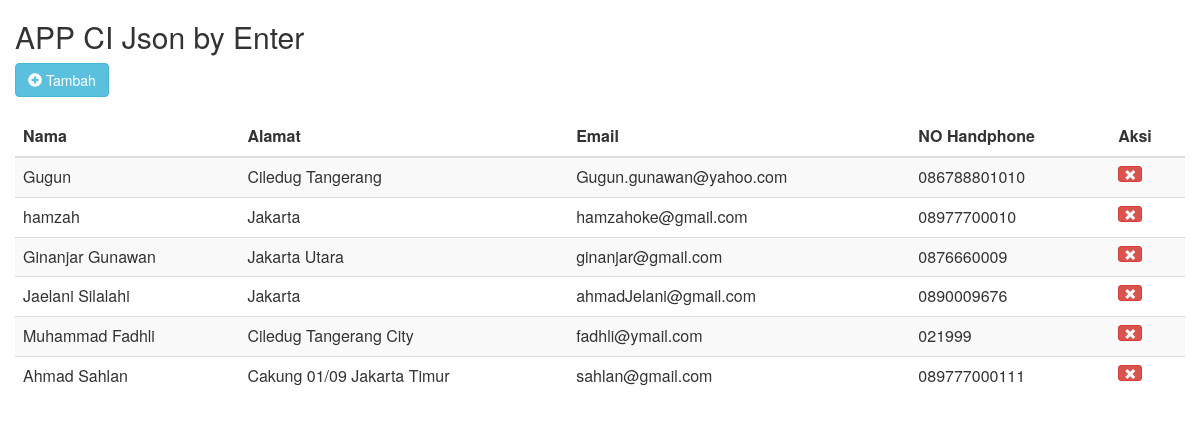
The page / on the database its author committed.
### tables this page shows
CREATE TABLE `alamat` (
  `id` int(11) NOT NULL,
  `nama` varchar(100) NOT NULL,
  `alamat` varchar(100) NOT NULL,
  `email` varchar(100) NOT NULL,
  `nope` varchar(50) NOT NULL
);

### application/controllers/Alamat.php (called while the page is built, shortened)
<?php
class Alamat extends CI_Controller {
	public function __construct(){
		$this->load->model('M_Alamat');
	}
	public function index(){
		$data['data_diri']=$this->M_Alamat->tampil();
		$this->load->view('v_Alamat', $data);
	}
}

### index.php (called while the page is built, shortened)
<?php
require_once BASEPATH.'core/CodeIgniter.php';

### application/models/M_Alamat.php (called while the page is built, shortened)
<?php
class M_Alamat extends CI_Model {
	public function tampil(){
		$this->db->order_by("id", "desc");
		$query=$this->db->get("alamat");
		return $query->result_array();
	}
}

### application/views/v_Alamat.php (the view, shortened to what this page needs)
<html>
<head>
<link rel="stylesheet" type="text/css" href="<?php echo base_url('assets/bootstrap/css/bootstrap.min.css'); ?>">
<link rel="stylesheet" type="text/css" href="<?php echo base_url('assets/sweetalert/sweetalert.css'); ?>">
</head>
<body>
<div class="container">
	<div class="row">
		<div class="cols-md-6">
		<h2>APP CI Json by Enter</h2>
		<button class='btn btn-info' id='add-data'><i class='glyphicon glyphicon-plus-sign'></i> Tambah </button><br><br>
		<table id="table-data" class="table table-striped">
		<thead>
			<tr>
				<th>Nama</th>
				<th>Alamat</th>
				<th>Email</th>
				<th>NO Handphone</th>
				<th>Aksi</th>
			</tr>
			</thead>
			<tbody id="table-body">
			<?php
			foreach ($data_diri as $v) {
				echo "<tr data-id='$v[id]'>
								<td>
										<span class='span-nama caption' data-id='$v[id]'>$v[nama]</span>
										<input type='text' class='field-nama form-control editor' value='$v[nama]' data-id='$v[id]' />
								</td>
								<td>
										<span class='span-alamat caption' data-id='$v[id]'>$v[alamat]</span>
										<input type='text' class='field-alamat form-control editor' value='$v[alamat]' data-id='$v[id]' />
								</td>
								<td>
										<span class='span-email caption' data-id='$v[id]'>$v[email]</span>
										<input type='text' class='field-email form-control editor' value='$v[email]' data-id='$v[id]' />
								</td>
								<td>
										<span class='span-nope caption' data-id='$v[id]'>$v[nope]</span>
										<input type='text' class='field-nope form-control editor' value='$v[nope]' data-id='$v[id]' />
								</td>
								<td><button class='btn btn-xs btn-danger hapus-alamat' data-id='$v[id]'><i class='glyphicon glyphicon-remove'></i></button></td>
							</tr>";
			}
			?>
			</tbody>
		</table>
		</div>
	</div>
</div>
</body>
</html>

### application/views/v_Alamat.php (style rules this page uses)
td { cursor: pointer; }

### rows shown on the page
alamat: nama "Gugun", alamat "Ciledug Tangerang", email "Gugun.gunawan@yahoo.com", nope "086788801010"
alamat: nama "hamzah", alamat "Jakarta", email "hamzahoke@gmail.com", nope "08977700010"
alamat: nama "Ginanjar Gunawan", alamat "Jakarta Utara", email "ginanjar@gmail.com", nope "0876660009"
alamat: nama "Jaelani Silalahi", alamat "Jakarta", email "ahmadJelani@gmail.com", nope "0890009676"
alamat: nama "Muhammad Fadhli", alamat "Ciledug Tangerang City", email "fadhli@ymail.com", nope "021999"
alamat: nama "Ahmad Sahlan", alamat "Cakung 01/09 Jakarta Timur", email "sahlan@gmail.com", nope "089777000111"
